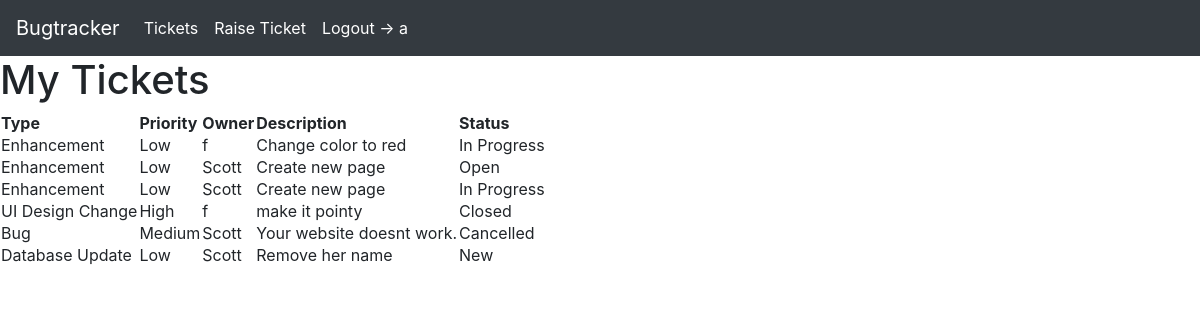
The app's page /tickets/ (signed in) with its own data.
### core/models.py (models this page shows, shortened)
class UserProfile(AbstractBaseUser):
    email 					= models.EmailField(verbose_name="email", max_length=60, unique=True)
    username 				= models.CharField (max_length=30, unique=True, default='')
    date_joined				= models.DateTimeField(verbose_name='date joined', auto_now_add=True )
    last_login				= models.DateTimeField(verbose_name='last login', auto_now=True)
    is_admin				= models.BooleanField(default=False)
    is_active				= models.BooleanField(default=True)
    is_staff				= models.BooleanField(default=False)
    is_superuser			= models.BooleanField(default=False)
    role                    =models.ForeignKey(Role, on_delete=models.CASCADE , default='1')
    USERNAME_FIELD = 'username'
    REQUIRED_FIELDS=['email']
    objects = MyAccountManager()

### bugs/models.py (models this page shows)
class BugHistory(models.Model):
    bug=models.ForeignKey(Bug, on_delete=models.CASCADE)
    creator=models.ForeignKey(UserProfile, on_delete=models.CASCADE)

class Bug(models.Model):
     bug_id=models.AutoField(primary_key=True)
     bug_type=models.ForeignKey(BugType, on_delete=models.CASCADE )
     bug_priority=models.ForeignKey(BugPriority,on_delete=models.CASCADE)
     bug_desc=models.CharField(max_length=280)
     bug_owner=models.ForeignKey(UserProfile, on_delete=models.CASCADE , default='2')
     bug_status=models.ForeignKey(BugStatus, on_delete=models.CASCADE, default='1')

class BugType(models.Model):
    bug_type_id=models.CharField(max_length=5,primary_key=True)
    bug_type=models.CharField(max_length=100)

class BugPriority(models.Model):
    bug_priority_id=models.CharField(max_length=5,primary_key=True)
    bug_priority=models.CharField(max_length=10)

class BugStatus(models.Model):
    bug_status_id=models.CharField(max_length=5,primary_key=True)
    bug_status=models.CharField(max_length=20)

### bugs/views.py (the view)
# urls.py: path('tickets/',bug_views.tickets),
def tickets(request):
    page_data=BugHistory.objects.filter(creator=request.user)
    return render(request, 'client/tickets.html', {'page_data':page_data})

### templates/client/tickets.html
<html>
  <head>
    {% include "util/bootstrap.html" %}
  </head>
  <body>
    {% include "util/nav-client.html" %}
    <h1>My Tickets</h1>
    <table>
    <tr>
        <th>Type</th>
        <th>Priority</th>
        <th>Owner</th>
        <th>Description</th>
        <th>Status</th>
        <th></th>
    </tr>
    {% for data in page_data %}
    <tr>
        <td>{{ data.bug.bug_type.bug_type}}</td>
        <td>{{ data.bug.bug_priority.bug_priority }}</td>
        <td>{{ data.bug.bug_owner.username }}</td>
        <td>{{ data.bug.bug_desc }}</td>
        <td>{{ data.bug.bug_status.bug_status }}</td>
    </tr>
    {% endfor %}
    </table>
  </body>
</html>

### templates/util/nav-client.html
<nav class="navbar navbar-expand-md navbar-expand-lg navbar-light bg-dark" >
    <a class="navbar-brand" href="/" style="color:white;">Bugtracker</a>
    <div class="collapse navbar-collapse" id="navbarSupportedContent">
      <ul class="navbar-nav mr-auto">
        <li class="nav-item">
          <a class="nav-link" href="/tickets/" style="color:white;">Tickets</a>
        </li>
        <li class="nav-item">
          <a class="nav-link" href="/raiseTicket/" style="color:white;">Raise Ticket</a>
        </li>
         {% if user.is_authenticated %}
          <li>
            <a class="nav-link" href="/logout/" style="color:white;">Logout -> {{user.username}}</a>
          </li>
        {% else %}
          <li>
            <a class="nav-link" href="/login/" style="color:white;">Login</a>
          </li>
        {% endif %}
    </div>
  </nav>

### records on screen
UserProfile: username "a"
BugHistory: bug.bug_type.bug_type "Enhancement", bug.bug_priority.bug_priority "Low", bug.bug_owner.username "f", bug.bug_desc "Change color to red", bug.bug_status.bug_status "In Progress"
BugHistory: bug.bug_type.bug_type "Enhancement", bug.bug_priority.bug_priority "Low", bug.bug_owner.username "Scott", bug.bug_desc "Create new page", bug.bug_status.bug_status "Open"
BugHistory: bug.bug_type.bug_type "Enhancement", bug.bug_priority.bug_priority "Low", bug.bug_owner.username "Scott", bug.bug_desc "Create new page", bug.bug_status.bug_status "In Progress"
BugHistory: bug.bug_type.bug_type "UI Design Change", bug.bug_priority.bug_priority "High", bug.bug_owner.username "f", bug.bug_desc "make it pointy", bug.bug_status.bug_status "Closed"
BugHistory: bug.bug_type.bug_type "Bug", bug.bug_priority.bug_priority "Medium", bug.bug_owner.username "Scott", bug.bug_desc "Your website doesnt work.", bug.bug_status.bug_status "Cancelled"
BugHistory: bug.bug_type.bug_type "Database Update", bug.bug_priority.bug_priority "Low", bug.bug_owner.username "Scott", bug.bug_desc "Remove her name", bug.bug_status.bug_status "New"
